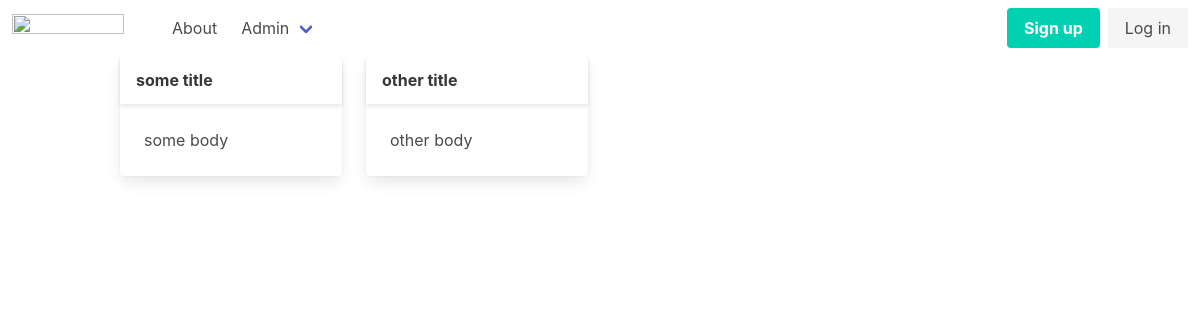
Before: / with the older database file.
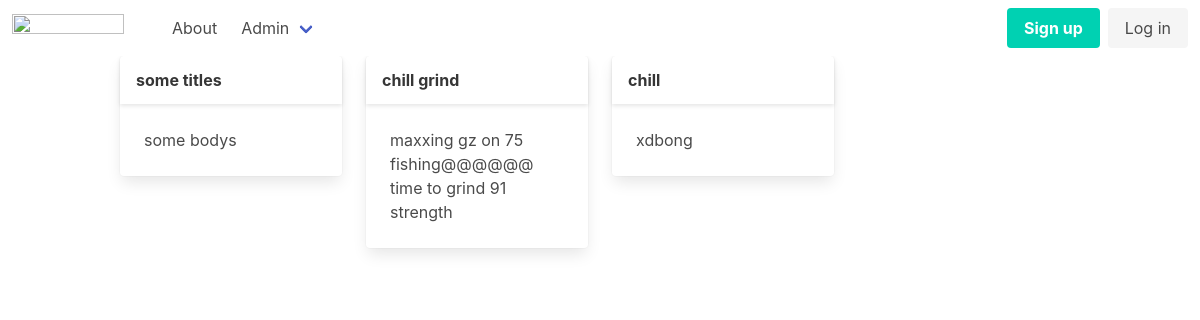
After: the same page with the newer database file.
### tables this page shows
CREATE TABLE "articles"
(
    id    integer
        constraint articles_pk
            primary key autoincrement,
    title text,
    body  text
);

### src/Router.php (called while the page is built, shortened)
<?php
class Router {
    public static $routes = [];
    public $path;
    public $method;
    public function __construct($path, $method){
        $this->path = parse_url($path, PHP_URL_PATH);
        $this->method = $method;
    }
    public function match(){
        foreach(self::$routes as $route){
            if(strtolower($route['path']) === strtolower($this->path) && $this->method === $route['method']) {
                return $route;
            };
        }
        return false;
    }
    public static function addRoute($method, $path, $action) {
        self::$routes[] = [
            'method' => $method,
            'path' => $path,
            'action' => $action
        ];
    }
};

### helpers.php (called while the page is built, shortened)
<?php
function view($viewName, $vars = []){
    extract($vars);
    include __DIR__ . "/views/$viewName.php";
}
function auth(){
    return User::auth();
}

### src/Controllers/PublicController.php (called while the page is built, shortened)
<?php
class PublicController {
    public function home() {
        $articles = Article::all();
        view('home', compact('articles'));
    }
}

### src/Models/User.php (called while the page is built, shortened)
<?php
class User extends Model{
    public static function auth(){
        return false;
    }
}

### src/DB.php (called while the page is built, shortened)
<?php
class DB {
    private $conn;
    public function __construct(){
        try {
            $this->conn = new PDO("sqlite:db.sqlite");
            $this->conn->setAttribute(PDO::ATTR_ERRMODE, PDO::ERRMODE_EXCEPTION);
        } catch(PDOException $e) {
            echo "Connection failed: " . $e->getMessage();
        }
    }
    public function all($table, $class){
        $stmt = $this->conn->prepare("SELECT * FROM $table");
        $stmt->execute();
        return $stmt->fetchAll();
    }
}

### src/Models/Model.php (called while the page is built, shortened)
<?php
class Model {
    public static $table;
    public static function all(){
        $db = new DB();
        return $db -> all(static::$table, static::class);
    }
}

### views/home.php (the view)
    <?php include __DIR__ . '/partials/header.php'; ?>
<div class="container">
    <div class="columns is-multiline">
        <?php foreach($articles as $article): ?>
            <div class="column is-3">
                <div class="card">
                    <header class="card-header">
                        <p class="card-header-title">
                            <?=$article->title?>
                        </p>
                    </header>
                    <div class="card-content">
                        <div class="content">
                            <?=$article->body?>
                        </div>
                    </div>
                </div>
            </div>
        <?php endforeach; ?>
    </div>
</div>
    <?php include __DIR__ . '/partials/footer.php'; ?>

### public/index.php (shortened to what this page needs)
<?php
spl_autoload_register(function ($className) {
    $className = substr($className, 3);
});
require __DIR__ . '/../helpers.php';
$router = new Router($_SERVER['REQUEST_URI'], $_SERVER['REQUEST_METHOD']);
$match = $router->match();
if($match) {
    if(is_callable($match['action'])) {
        call_user_func($match['action']);
    } else if(is_array($match['action'])) {
        $controller = new $class();
        $method = $match['action'][1];
        $controller->$method();
    }
} else {
    echo 404;
}

### views/partials/header.php (shortened to what this page needs)
<!DOCTYPE html>
<html lang="en">
<head>
    <link rel="stylesheet" href="https://cdn.jsdelivr.net/npm/bulma@0.9.4/css/bulma.min.css">
</head>
<body>
    <?php include __DIR__ . '/nav.php'; ?>

### views/partials/nav.php (shortened to what this page needs)
<nav class="navbar" role="navigation" aria-label="main navigation">
  <div class="navbar-brand">
    <a class="navbar-item" href="/">
      <img src="https://bulma.io/images/bulma-logo.png" width="112" height="28">
    </a>
  </div>
  <div id="navbarBasicExample" class="navbar-menu">
    <div class="navbar-start">
      <a class="navbar-item" href="/">
      </a>
      <a class="navbar-item" href="/about">
        About
      </a>
      <div class="navbar-item has-dropdown is-hoverable">
        <a class="navbar-link">
          Admin
        </a>
      </div>
    </div>
    <div class="navbar-end">
      <div class="navbar-item">
        <?php if(auth()): ?>
          <div class="navbar-item has-dropdown is-hoverable">
            <a class="navbar-link">
              <?=auth()->email?>
            </a>
            <div class="navbar-dropdown">
              <a class="navbar-item" href="/logout">
                Logout
              </a>
            </div>
          </div>
        <?php else: ?>
        <div class="buttons">
          <a class="button is-primary" href="/register">
            <strong>Sign up</strong>
          </a>
          <a class="button is-light" href="/login">
            Log in
          </a>
        </div>
        <?php endif; ?>
      </div>
    </div>
  </div>
</nav>

### views/partials/footer.php
<body>
</html>

Changed rows visible on the page:
removed articles: title "other title", body "other body"
changed articles: title "some title" → "some titles"; body "some body" → "some bodys"
added articles: title "chill grind", body "maxxing gz on 75 fishing@@@@@@ time to grind 91 strength"
added articles: title "chill", body "xdbong"
